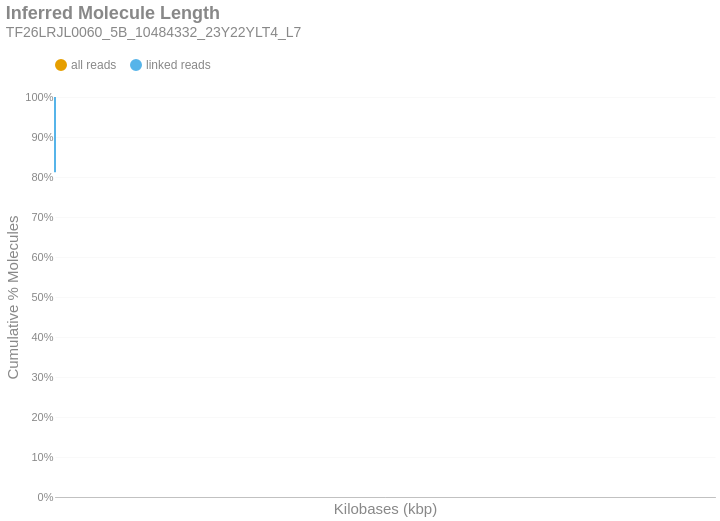

The cell this chart's notebook holds for it:
### Markdown cell above
### Inferred Molecule Length
This is the cumulative frequency distribution of molecule lengths inferred from the first and last alignment positions along a contig for all alignments associated with a single linked-read barcode on a given contig.There are two distributions: one with `all` the alignments (yellow) and another with only `linked reads` (blue). The percent of molecules in the `linked reads` distribution is relative to the total number of linked molecules.

### Code cell
if SKIPLR:
    print_html(f"Skipped")
else:
    binned_df = consolidated_hist(valids['length_inferred']/1000, mask, 10, True)
    binned_df = binned_df.with_columns(
        pl.when(pl.col('bin').cast(pl.Utf8) == '0').then(pl.lit('1')).otherwise(pl.col('bin').cast(pl.Utf8)).alias('bin')
    )
    with SafeRender(binned_df):
        (
            density_plot(binned_df, 'Inferred Molecule Length', samplename, 'inferredlen')
            .transform_calculate(bin_kb='datum.bin / 1000')
            .encode(
                x=alt.X('bin_kb:Q', title="Kilobases (kbp)").scale(type='log', padding=0).axis(labelAngle=-40),
                y=alt.Y('value:Q', title='Cumulative % Molecules')
                    .axis(format='%')
                    .stack(False)
                    .scale(domainMin=0, domainMax=1,padding=0),
                color=alt.Color("key:N").scale(domain = ["all reads", "linked reads"]),
                tooltip = [
                    alt.Tooltip("key:N", title = "Data Type"),
                    alt.Tooltip("range_label:N", title="Kilobases"),
                    alt.Tooltip("value:Q", format = ".2%", title="% Molecules (Cum.)")
                ]
            )
        ).display()

### Figure 1 — Vega-Lite specification as saved in the notebook (floating-point values rounded to 4 significant figures)
{"width": "container", "height": 400, "config": {"title": {"anchor": "start", "dy": -15, "fontSize": 18, "color": "#888888", "subtitleColor": "#888888", "subtitleFontSize": 14}, "arc": {"fill": "#0072B2"}, "axis": {"domainColor": "#888888", "domainWidth": 0.5, "gridWidth": 0.2, "grid": false, "titleFontWeight": 400, "titleFontSize": 15, "labelFontSize": 11, "labelColor": "#888888", "tickColor": "#888888", "tickWidth": 0.2, "titleColor": "#888888"}, "axisBand": {"grid": false}, "axisX": {"grid": true, "tickSize": 10, "domainCap": "round"}, "axisY": {"domain": false, "grid": true, "tickSize": 0, "domainCap": "round"}, "background": "transparent", "header": {"labelFontSize": 15, "labelColor": "#888888", "titleFontSize": 15, "titleFontWeight": 600, "titleColor": "#888888"}, "legend": {"labelFont": "sans-serif", "labelFontSize": 12, "labelColor": "#888888", "symbolSize": 100, "symbolType": "circle", "titleFontSize": 12, "titlePadding": 10, "titleColor": "#888888", "title": null, "orient": "top"}, "range": {"category": ["#E69F00", "#56B4E9", "#009E73", "#F0E442", "#0072B2", "#D55E00", "#CC79A7", "#000000"], "diverging": ["#cfe8f3", "#a2d4ec", "#73bfe2", "#46abdb", "#1696d2", "#12719e"]}, "area": {"fill": "#0072B2", "fillOpacity": 0.7, "line": true, "strokeOpacity": 0.7}, "line": {"color": "#0072B2", "stroke": "#0072B2", "strokeWidth": 2}, "trail": {"color": "#0072B2", "stroke": "#0072B2", "strokeWidth": 0, "size": 1}, "point": {"filled": true, "fillOpacity": 1.0, "size": 95}, "text": {"color": "#888888", "fontSize": 11, "align": "right", "fontWeight": 400, "size": 11}, "bar": {"fill": "#0072B2", "stroke": null}, "view": {"stroke": null, "continuousWidth": 660, "continuousHeight": 400}}, "data": {"name": "data-45665b356b23a777c25aeaa70cb7de8d"}, "mark": {"type": "line", "interpolate": "monotone", "point": {"opacity": 0, "size": 275}}, "encoding": {"color": {"field": "key", "scale": {"domain": ["all reads", "linked reads"]}, "type": "nominal"}, "tooltip": [{"field": "key", "title": "Data Type", "type": "nominal"}, {"field": "range_label", "title": "Kilobases", "type": "nominal"}, {"field": "value", "format": ".2%", "title": "% Molecules (Cum.)", "type": "quantitative"}], "x": {"axis": {"labelAngle": -40}, "field": "bin_kb", "scale": {"type": "log", "padding": 0}, "title": "Kilobases (kbp)", "type": "quantitative"}, "y": {"axis": {"format": "%"}, "field": "value", "scale": {"domainMin": 0, "domainMax": 1, "padding": 0}, "stack": false, "title": "Cumulative % Molecules", "type": "quantitative"}}, "params": [{"name": "param_c36ac31b6afebe62", "select": {"type": "point", "fields": ["key"]}, "bind": "legend"}], "title": {"text": "Inferred Molecule Length", "subtitle": "TF26LRJL0060_5B_10484332_23Y22YLT4_L7"}, "transform": [{"fold": ["all reads (cumsum)", "linked reads (cumsum)"]}, {"calculate": "replace(datum.key, ' (cumsum)', '')", "as": "key"}, {"filter": {"param": "param_c36ac31b6afebe62"}}, {"calculate": "datum.bin / 1000", "as": "bin_kb"}], "usermeta": {"embedOptions": {"downloadFileName": "TF26LRJL0060_5B_10484332_23Y22YLT4_L7.inferredlen"}}, "$schema": "https://vega.github.io/schema/vega-lite/v6.4.1.json", "datasets": {"data-45665b356b23a777c25aeaa70cb7de8d": [{"bin": "0.0", "interval": "0.0-10.0", "all reads": 0.9749, "linked reads": 0.8117, "all reads (cumsum)": 0.9749, "linked reads (cumsum)": 0.8117, "range_label": "0-9"}, {"bin": "10.0", "interval": "10.0-20.0", "all reads": 0.01157, "linked reads": 0.08457, "all reads (cumsum)": 0.9864, "linked reads (cumsum)": 0.8963, "range_label": "10-19"}, {"bin": "20.0", "interval": "20.0-30.0", "all reads": 0.0059, "linked reads": 0.04376, "all reads (cumsum)": 0.9923, "linked reads (cumsum)": 0.94, "range_label": "20-29"}, {"bin": "30.0", "interval": "30.0-40.0", "all reads": 0.003909, "linked reads": 0.02949, "all reads (cumsum)": 0.9962, "linked reads (cumsum)": 0.9695, "range_label": "30-39"}, {"bin": "40.0", "interval": "40.0-50.0", "all reads": 0.00273, "linked reads": 0.02102, "all reads (cumsum)": 0.999, "linked reads (cumsum)": 0.9905, "range_label": "40-49"}, {"bin": "50.0", "interval": "50.0-60.0", "all reads": 0.0005936, "linked reads": 0.005365, "all reads (cumsum)": 0.9996, "linked reads (cumsum)": 0.9959, "range_label": "50-59"}, {"bin": "60.0", "interval": "60.0-70.0", "all reads": 0.0002284, "linked reads": 0.002116, "all reads (cumsum)": 0.9998, "linked reads (cumsum)": 0.998, "range_label": "60-69"}, {"bin": "70.0", "interval": "70.0-80.0", "all reads": 0.0001244, "linked reads": 0.001161, "all reads (cumsum)": 0.9999, "linked reads (cumsum)": 0.9992, "range_label": "70-79"}, {"bin": "80.0", "interval": "80.0-90.0", "all reads": 5.101e-05, "linked reads": 0.0004869, "all reads (cumsum)": 1.0, "linked reads (cumsum)": 0.9997, "range_label": "80-89"}, {"bin": "90.0", "interval": "90.0-100.0", "all reads": 1.764e-05, "linked reads": 0.0001732, "all reads (cumsum)": 1.0, "linked reads (cumsum)": 0.9998, "range_label": "90-99"}, {"bin": "100.0", "interval": "100.0-110.0", "all reads": 1.192e-05, "linked reads": 0.000117, "all reads (cumsum)": 1.0, "linked reads (cumsum)": 0.9999, "range_label": "100-109"}, {"bin": "110.0", "interval": "110.0-120.0", "all reads": 3.337e-06, "linked reads": 3.277e-05, "all reads (cumsum)": 1.0, "linked reads (cumsum)": 1.0, "range_label": "110-119"}, {"bin": "120.0", "interval": "120.0-130.0", "all reads": 1.907e-06, "linked reads": 1.873e-05, "all reads (cumsum)": 1.0, "linked reads (cumsum)": 1.0, "range_label": "120-129"}, {"bin": "130.0", "interval": "130.0-140.0", "all reads": 0.0, "linked reads": 0.0, "all reads (cumsum)": 1.0, "linked reads (cumsum)": 1.0, "range_label": "130-139"}, {"bin": "140.0", "interval": "140.0-150.0", "all reads": 0.0, "linked reads": 0.0, "all reads (cumsum)": 1.0, "linked reads (cumsum)": 1.0, "range_label": "140-149"}, {"bin": "150.0", "interval": "150.0-160.0", "all reads": 4.768e-07, "linked reads": 4.681e-06, "all reads (cumsum)": 1.0, "linked reads (cumsum)": 1.0, "range_label": "150-159"}]}}
